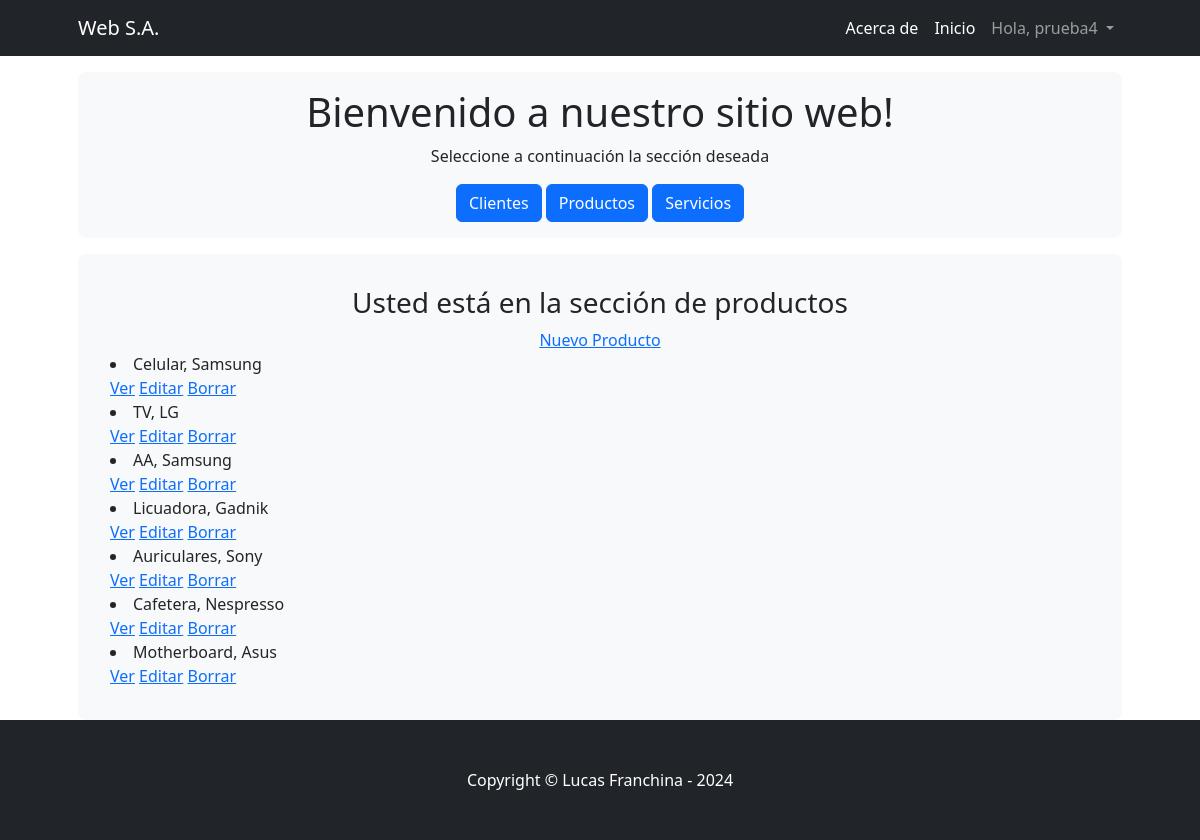
The page /Appventas/productos/ (signed in) on the database its author committed.
### Appventas/models.py (models this page shows, shortened)
class Productos(models.Model):
    producto = models.CharField(max_length=30)
    marca = models.CharField(max_length=30)
    precio = models.IntegerField()
    class Meta:
        verbose_name = "Producto"
        verbose_name_plural = "Productos"

### Appventas/views.py (the view)
# urls.py: path('productos/', views.productoslistview.as_view(), name='listaproductos'),
class productoslistview(LoginRequiredMixin, ListView):
    model = Productos
    template_name = 'appventas/productos.html'

### Appventas/templates/appventas/productos.html (shortened to what this page needs)
<!DOCTYPE html>
<html lang="en">
<head>
</head>
<body>
    {% extends "appventas/padre.html" %}
    {% load static %}
    {% block contenidoQueCambia %}
    <div class="container px-lg-5">
        <div class="p-2 p-lg-3 bg-light rounded-3 text-center">
            <div class="m-2 m-lg-3">
                <h3>Usted está en la sección de productos</h3>
                <a href="{% url 'nuevoproducto' %}">Nuevo Producto</a>
                <div style="text-align: left;">
                {% for producto in productos_list %}
                <li>{{producto.producto}}, {{producto.marca}}</li>
                <a href="{% url 'productosdetalle' producto.pk %}">Ver</a> <a href="{% url 'productoseditar' producto.pk %}">Editar</a> <a href="{% url 'productosborrar' producto.pk %}">Borrar</a>
                {% endfor %}
            </div>
            </div>
        </div>
    </div>
    {% endblock %}

### Appventas/templates/appventas/padre.html (shortened to what this page needs)
{% load static %}
<!DOCTYPE html>
<html lang="en">
    <head>
        <link href="https://cdn.jsdelivr.net/npm/bootstrap-icons@1.4.1/font/bootstrap-icons.css" rel="stylesheet" />
        <link href="{% static 'appventas/css/styles.css' %}" rel="stylesheet" />
    </head>
    <body>
        <nav class="navbar navbar-expand-lg navbar-dark bg-dark">
            <div class="container px-lg-5">
                <a class="navbar-brand" href="{% url 'inicio' %}">Web S.A.</a>
                <div class="collapse navbar-collapse" id="navbarSupportedContent">
                    <ul class="navbar-nav ms-auto mb-2 mb-lg-0">
                        <li class="nav-item"><a class="nav-link active" aria-current="page" href="{% url 'about' %}">Acerca de</a></li>
                        <li class="nav-item"><a class="nav-link active" aria-current="page" href="{% url 'inicio' %}">Inicio</a></li>
                        <li class="nav-item dropdown">
                            <a class="nav-link dropdown-toggle" href="#" id="navbarDropdown" role="button" data-bs-toggle="dropdown" aria-expanded="false">
                                {% if user.is_authenticated %}
                                    Hola, {{ user.username }}
                                {% else %}
                                    Usuario
                                {% endif %}
                            </a>
                        </li>
                    </ul>
                </div>
            </div>
        </nav>
        <header class="py-3">
            <div class="container px-lg-5">
                <div class="p-1 p-lg-2 bg-light rounded-3 text-center">
                    <div class="m-1 m-lg-2">
                        <h1 class="custom-heading">Bienvenido a nuestro sitio web!</h1>
                        <p class="custom-paragraph">Seleccione a continuación la sección deseada</p>
                        <a class="btn btn-primary custom-button" href="{% url 'listaclientes' %}">Clientes</a>
                        <a class="btn btn-primary custom-button" href="{% url 'listaproductos' %}">Productos</a>
                        <a class="btn btn-primary custom-button" href="{% url 'listaservicios' %}">Servicios</a>
                    </div>
                </div>
            </div>
        </header>
        {% block contenidoQueCambia %}{% endblock %}
        <footer class="py-5 bg-dark">
            <div class="container"><p class="m-0 text-center text-white">Copyright &copy; Lucas Franchina - 2024</p></div>
        </footer>
    </body>
</html>

### rows shown on the page
Productos: producto "Celular", marca "Samsung"
Productos: producto "TV", marca "LG"
Productos: producto "AA", marca "Samsung"
Productos: producto "Licuadora", marca "Gadnik"
Productos: producto "Auriculares", marca "Sony"
Productos: producto "Cafetera", marca "Nespresso"
Productos: producto "Motherboard", marca "Asus"

### other values the page prints
{{ user.username }} "prueba4"
